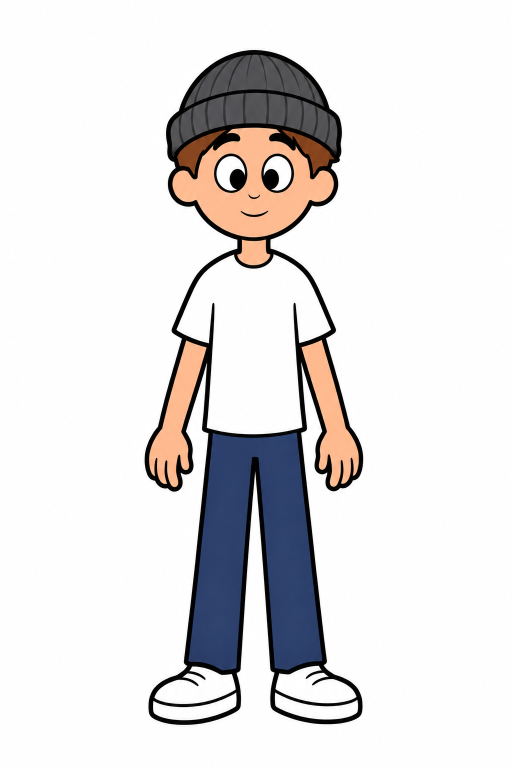
#> input picture projects/550i/raw/character.png, 1024 x 1536 px (shown at 1/2 size)
$ python -i stick_rig.py   (imports and definitions only)
#> lines starting #> are read from the running program, lines starting #| are printed output that depends on the picture; after the words box and inside, x2 and y2 are one past the last pixel; in counts of white or black regions, pixels touching at a corner belong together
"""Rig for the stick-arm 'Mecmation' character (projects/rs5/cut/character.png, 632x1400).

Arms are redrawn every frame as smooth curved strokes (shoulder -> elbow -> wrist) in the character's own line
width, with the original hand drawing attached at the wrist.  Head (beanie + face) is a separate layer that can
drift/tilt; mouth uses 7 phoneme shapes (visemes) drawn in the character's style; eyes blink; brows lift.
"""
import math
import numpy as np
from PIL import Image, ImageDraw
from scipy import ndimage

PAD = 330            # side padding so raised arms stay on the canvas
TOP = 90             # top padding: head tilt / body lean must never push the hat off the canvas
SS = 2               # supersampling for strokes
MOUTH_SCALE = 1.0    # set < 1 for a smaller talking mouth

CFG = dict(
    stroke=20, outline=17, skin=(253, 207, 164), black=(0, 0, 0),
    mouth_c=(325, 452), mouth_clear=(232, 424, 418, 482), smile_box=(238, 428, 412, 478),
    eyes=[(262, 360), (365, 360)], eye_r=(17, 23),
    brows=[(230, 276, 308, 318), (339, 276, 418, 318)],
    arms={"L": dict(A=(172, 650), W=(59, 845), erase=[(0, 652), (159, 652), (152, 690), (145, 720), (140, 760), (128, 790),
                                                    (106, 800), (106, 860), (100, 900), (105, 965), (0, 965)]),
          "R": dict(A=(454, 650), W=(573, 845), erase=[(632, 652), (473, 652), (480, 690), (487, 720), (492, 760), (504, 790),
                                                      (526, 800), (526, 860), (532, 900), (527, 965), (632, 965)])},
    wrist_cut=842,
    lean_radius=600,     # head drift (px) is produced by leaning the whole upper body about the hips
    leg_overlap=50,      # legs extend this far up under the shirt so the waist never opens
)

def _poly_mask(size, poly):
    m = Image.new("L", size, 0); ImageDraw.Draw(m).polygon(poly, fill=255); return np.asarray(m) > 0

# [4 lines left out: function _rot, not called in this run]

def _largest(mask):
    lab, n = ndimage.label(mask)
    if not n: return mask
    return lab == 1 + int(np.argmax(ndimage.sum(mask, lab, range(1, n + 1))))

class StickRig:
    """Layers are cut along the character's own outlines (not along straight rows):
       legs (extended up under the shirt) < torso (shirt + its own outline) < arms (strokes + original hands) < head.
       Torso, arms and head form one rigid upper body that leans about the hips; the head only adds a small tilt/nod
       about the chin on top of that, so neck and shoulders never separate."""
    def __init__(self, path, cfg=CFG):
#> called with path = '../projects/550i/raw/character.png'
        self.c = cfg
        src = Image.open(path).convert("RGBA")
        self.w, self.h = src.size
#> self.w = 1024; self.h = 1536
        cv = Image.new("RGBA", (self.w + 2 * PAD, self.h + TOP), (0, 0, 0, 0)); cv.paste(src, (PAD, TOP))
#> after `cv = Image.new('RGBA', (self.w + 2 * PAD, self.h + TOP), (0, 0, 0, 0))`: cv: PIL image 1684x1626 RGBA; every value is 0
        A = np.array(cv); size = cv.size
#> after `size = cv.size`: size = (1684, 1626)
        alpha = A[..., 3] > 0; rgb = A[..., :3].astype(int)
#> after `alpha = A[..., 3] > 0`:
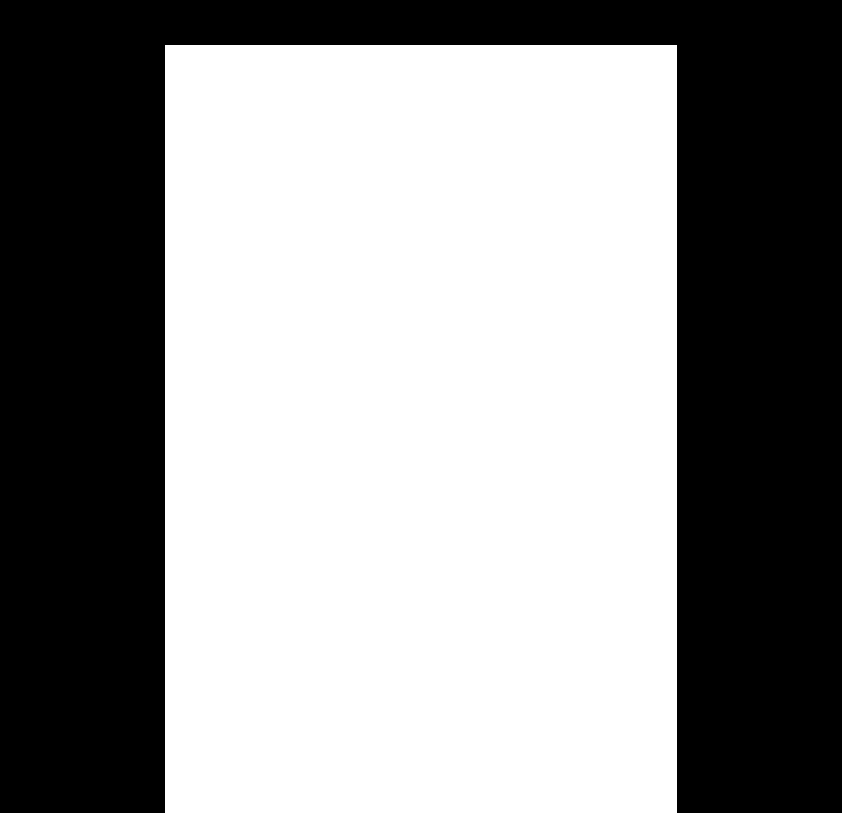
#> alpha: shape (1626, 1684) bool (shown at 1/2 size); 57.4% white; 1 black region, box (x1, y1, x2, y2) and area: (0, 0, 1684, 1626) 1165320
        Y = np.arange(size[1])[:, None] * np.ones((1, size[0]), int)
        P = lambda pts: [(x + PAD, y + TOP) for x, y in pts]
        self.P = lambda p: (p[0] + PAD, p[1] + TOP)
        ow = cfg["outline"]
        dark = (rgb.max(-1) < 90) & alpha
#> dark: shape (1626, 1684) bool; 3.9% white; 7 white regions (2 under 20 px), largest, box (x1, y1, x2, y2) and area: (619, 190, 1056, 1540) 103872, (758, 397, 825, 476) 1884, (853, 397, 918, 476) 1865, (812, 512, 866, 524) 188, (827, 479, 850, 488) 61

        # hands: original drawings below the wrist (unchanged)
        self.hands = {}; hand_any = np.zeros_like(alpha)
        for side, g in cfg["arms"].items():
            m = _poly_mask(size, P(g["erase"])) & alpha & (Y >= cfg["wrist_cut"] + TOP)
            hand = np.zeros_like(A); hand[m] = A[m]
            for k in range(6):
                r = hand[cfg["wrist_cut"] + TOP + k]; r[..., 3] = (r[..., 3] * (k + 1) / 7).astype(np.uint8)
            self.hands[side] = Image.fromarray(hand); hand_any |= m
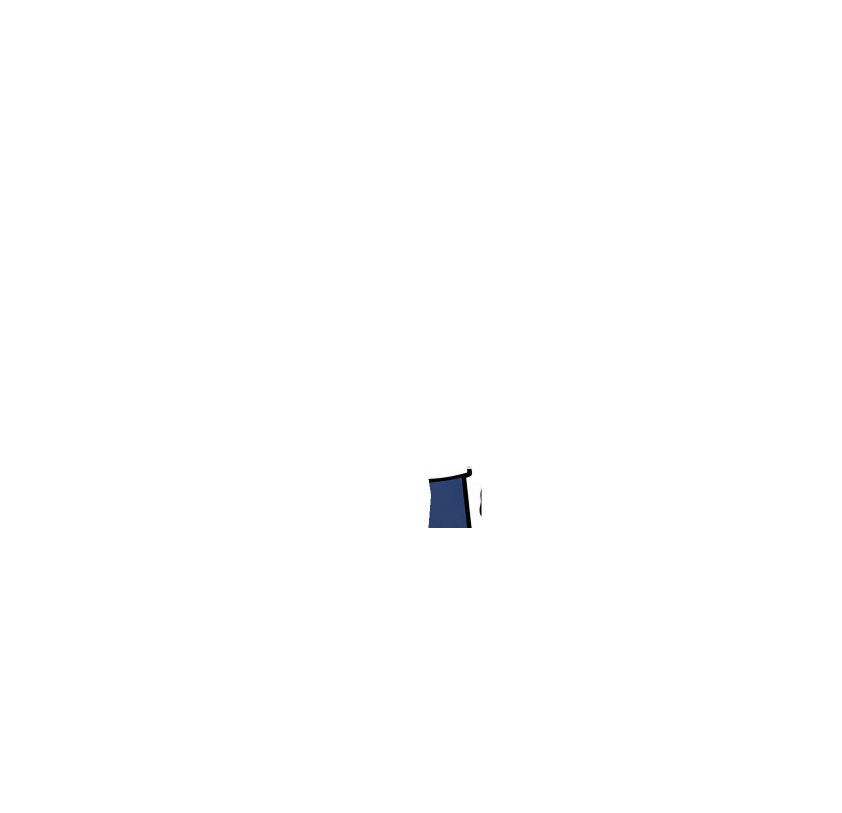
#> hand: shape (1626, 1684, 4) (shown at 1/2 size); mean R, G, B, A 0.5, 0.6, 0.7, 1.2; transparent parts drawn white
#> after the loop, self.hands = 2 items

        # head: face skin + beanie (+ text, eyes, mouth inside), plus its own outline ring
        skin_c = np.array(cfg["skin"])
        skin = (np.abs(rgb - skin_c).sum(-1) < 60) & alpha
#> skin: shape (1626, 1684) bool; 2.2% white; 10 white regions (6 under 20 px), largest, box (x1, y1, x2, y2) and area: (675, 346, 997, 564) 33436, (629, 772, 742, 1063) 12786, (934, 771, 1047, 1063) 12662, (805, 570, 870, 620) 2324
        cx, cy = self.P(cfg["mouth_c"])
        lab, _ = ndimage.label(skin); face = lab == lab[cy - 60, cx]
#> after `lab, _ = ndimage.label(skin)`: lab: shape (1626, 1684) int32; 43 distinct labels, from 0 to 42
        grey = (np.abs(rgb[..., 0] - rgb[..., 1]) < 14) & (np.abs(rgb[..., 1] - rgb[..., 2]) < 14) & (rgb.max(-1) > 70) & (rgb.max(-1) < 200) & alpha
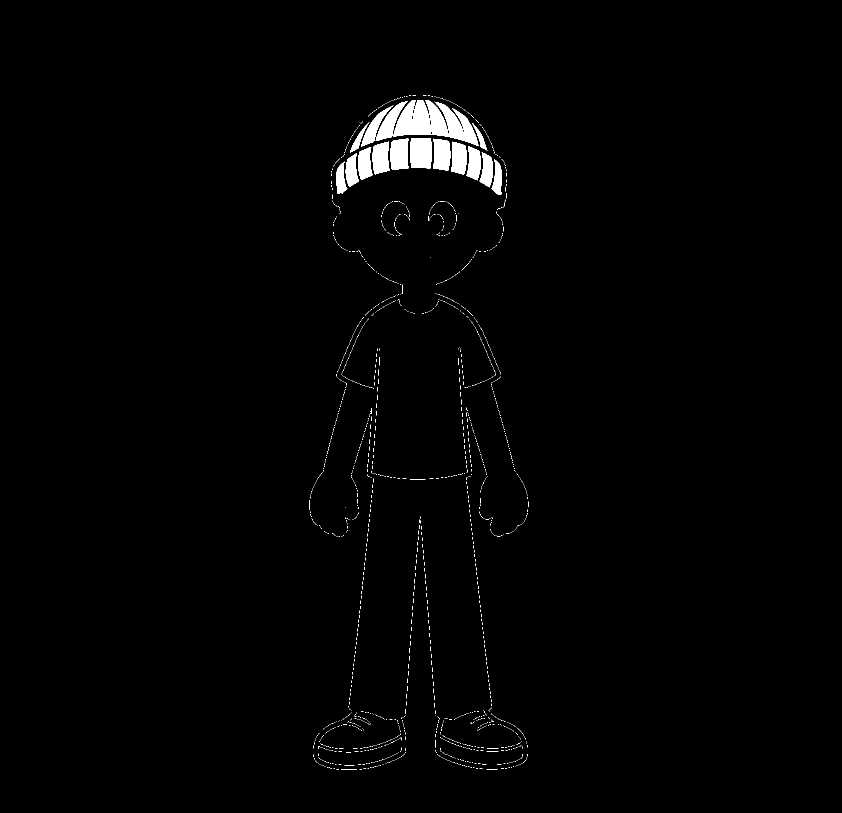
#> grey: shape (1626, 1684) bool (shown at 1/2 size); 1.3% white; 1897 white regions (1872 under 20 px), largest, box (x1, y1, x2, y2) and area: (786, 200, 898, 274) 5528, (869, 203, 957, 292) 2932, (820, 276, 863, 337) 2484
        beanie = _largest(grey & (Y < TOP + 360))
#> in _largest, `lab, n = ndimage.label(mask)`: lab: shape (1626, 1684) int32; 385 distinct labels, from 0 to 384
#> in _largest, `lab, n = ndimage.label(mask)`: n = 384
#> in _largest, `return lab == 1 + int(np.argmax(ndimage.sum(mask, lab, range(1, n + 1)..`: returned value: shape (1626, 1684) bool; 0.2% white; 1 white region, box (x1, y1, x2, y2) and area: (786, 200, 898, 274) 5528
        hat = alpha & (Y < TOP + cfg.get("hat_bottom", 330))          # everything this high is the beanie
#> hat: shape (1626, 1684) bool; 12.3% white; 1 white region, box (x1, y1, x2, y2) and area: (330, 90, 1354, 420) 337920
        head_fill = ndimage.binary_fill_holes(ndimage.binary_closing(face | beanie | hat, iterations=6))
#> head_fill: shape (1626, 1684) bool; 98.6% white; 1 black region, box (x1, y1, x2, y2) and area: (0, 0, 1684, 1626) 39576
        head_fill = ndimage.binary_fill_holes(head_fill | (ndimage.binary_dilation(head_fill, iterations=ow + 2) & dark & (Y < TOP + 360)))
        d_head = ndimage.distance_transform_edt(~head_fill)
        head_m = (head_fill | (dark & (d_head <= ow + 3))) & alpha
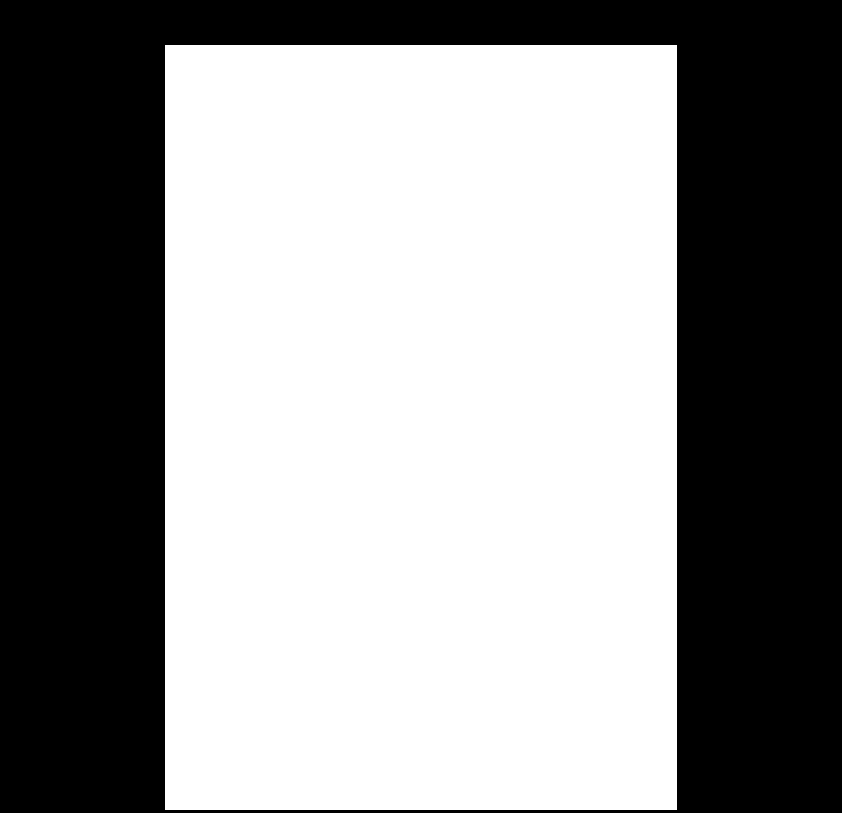
#> head_m: shape (1626, 1684) bool (shown at 1/2 size); 57.2% white; 1 black region, box (x1, y1, x2, y2) and area: (0, 0, 1684, 1626) 1171464

        # torso: shirt fill (logo included) + original outline pixels in its band + regenerated ring where the
        # original outline was shared with the arms or hidden under the head
        red = _largest((rgb[..., 0] > 170) & (rgb[..., 1] < 110) & (rgb[..., 2] < 110) & alpha)
        torso_fill = ndimage.binary_fill_holes(ndimage.binary_closing(red, iterations=4))
        d_t = ndimage.distance_transform_edt(~torso_fill)
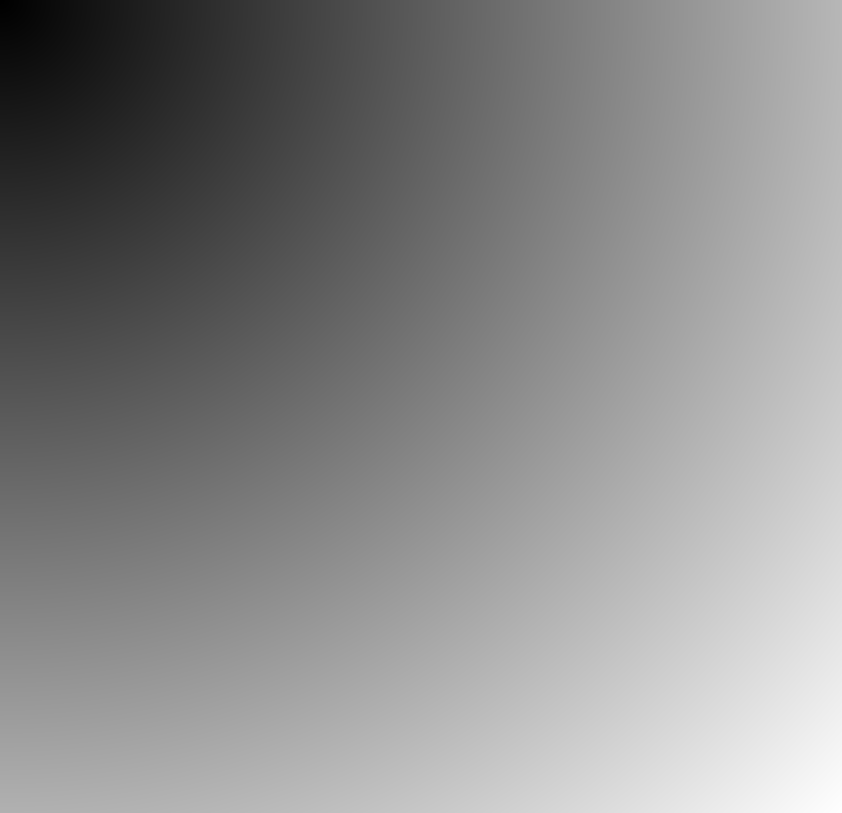
#> d_t: shape (1626, 1684) float64 (shown at 1/2 size); min 1, max 2340.2, mean 1266.5; drawn with min black and max white
        band = (d_t > 0) & (d_t <= ow + 1)
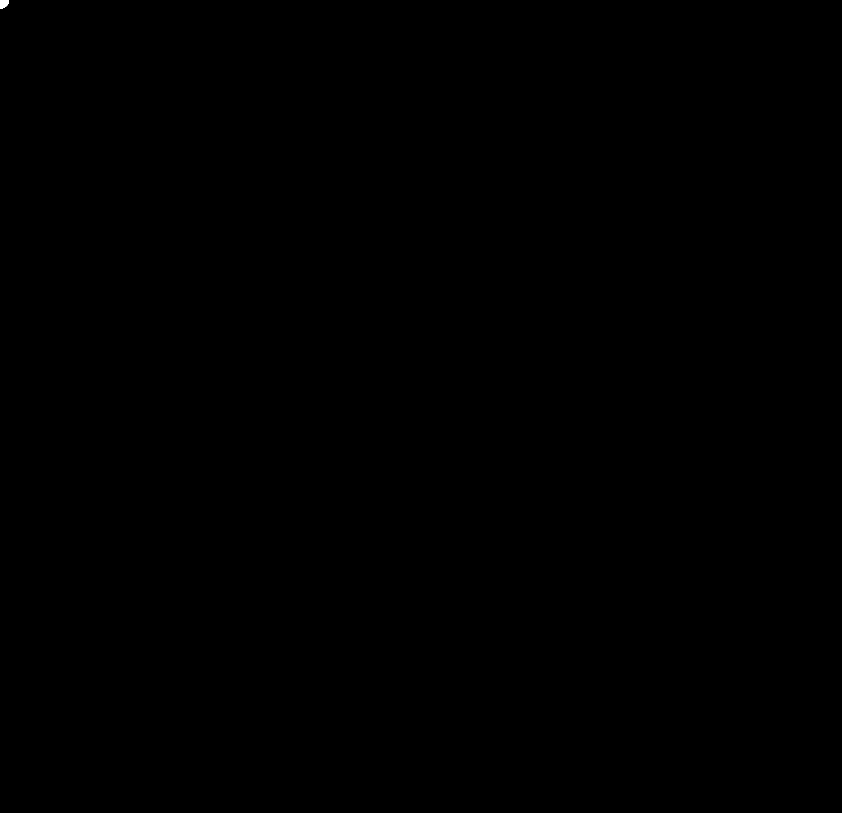
#> band: shape (1626, 1684) bool (shown at 1/2 size); 0.01% white; 1 white region, box (x1, y1, x2, y2) and area: (0, 0, 18, 18) 252
        torso = np.zeros_like(A)
        torso[torso_fill] = A[torso_fill]
        keep = band & dark & ~head_m
        # the shirt's bottom edge is drawn thicker (~20 px) and anti-aliased: its whole outline belongs to the shirt
#> (the run stopped early here; a loop or call above may not have finished)
